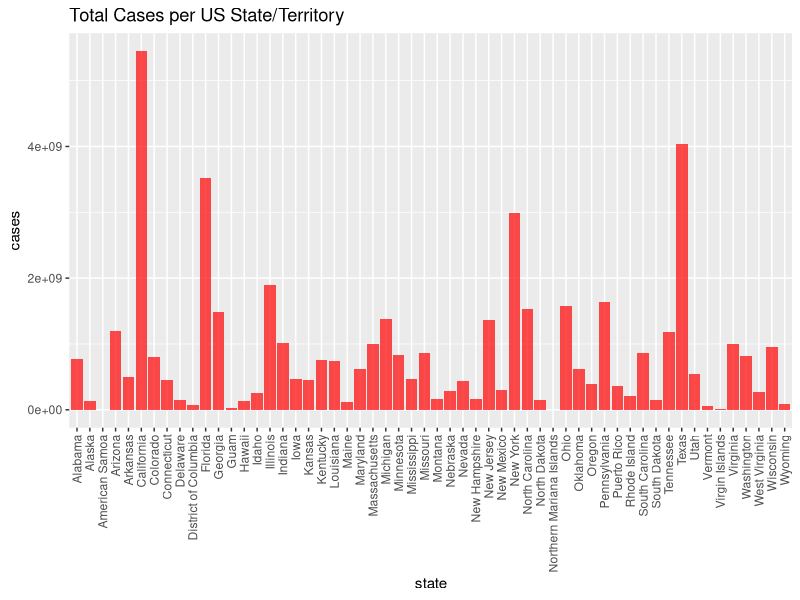
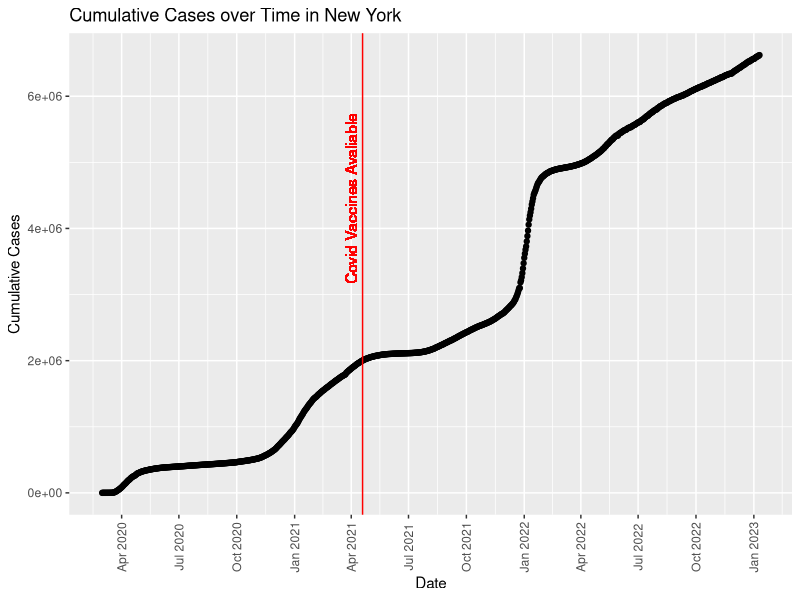

Write R code to recreate these figures, in order. (Note: this script raises an error after producing the figures.)
## ---- chunk 1
knitr::opts_chunk$set(echo = TRUE)
## ---- chunk 2
# import libraries 
library(ggplot2)
library(dplyr)

# read the first data
case_count <- read.csv('us-states.csv')
head(case_count)

## ---- chunk 3
case_count <- case_count %>% dplyr::mutate(date = as.Date(date) )

# filter dataset by state and case totals 
state_count <- do.call(data.frame, 
                       aggregate(cases ~ state, case_count, FUN = function(x) c(sum(x))))

head(state_count)

## ---- chunk 4

# Create a bar graph of total case count by each US state

#ggsave("plot.png", width = 5, height = 5) Saves last plot
#as 5’ x 5’ file named "plot.png" in working directory.
#Matches file type to file extension.


ggplot(state_count) +
    geom_bar( aes(x=state, y=cases), stat="identity", fill="red", alpha=0.7) + ggtitle('Total Cases per US State/Territory') + theme(axis.text.x = element_text(angle = 90, vjust = 0.5, hjust=1))

## ---- chunk 5
library(lubridate)


class(ymd("2021-04-19"))
  
## ---- chunk 6

state_case_totals <- function(region) {
  
    filtered_data <- dplyr::filter(case_count, state == region)
    filtered_data[,"cum_cases"] <- cumsum(filtered_data$cases)
  
    label <- paste('Cumulative Cases over Time in', region)
    
    ggplot(data = filtered_data, aes(x=date, y=cases)) + geom_point() + ggtitle(label) + xlab("Date") + ylab("Cumulative Cases") + scale_x_date(breaks = scales::pretty_breaks(n=20)) + theme(axis.text.x = element_text(angle = 90, vjust = 0.5)) + geom_text(aes(x=ymd("2021-04-1"), label="Covid Vaccines Avaliable", y=max(filtered_data$cases) - median(filtered_data$cases)), colour="red", angle=90) + geom_vline(xintercept= ymd("2021-04-19") ,lwd=0.5,colour="red",label_value("Covid Vaccines Avaliable"))
}



# Visualizations for each of the US States and territories 
state_case_totals("New York")
## ---- chunk 7
# read in vaccination data by vaccine type 
jansen_vaccines <- read.csv("COVID-19_Vaccine_Distribution_Allocations_by_Jurisdiction_-_Janssen.csv")
pfizer_vaccines <- read.csv("COVID-19_Vaccine_Distribution_Allocations_by_Jurisdiction_-_Pfizer.csv")
moderna_vaccines <- read.csv("COVID-19_Vaccine_Distribution_Allocations_by_Jurisdiction_-_Moderna.csv")

# for each vaccine dataset, rename the cols to specifiy the vaccine type
names(jansen_vaccines)[names(jansen_vaccines) == 'X1st.Dose.Allocations'] <- 'Jansen_1st_Dose_Counts'
names(pfizer_vaccines)[names(pfizer_vaccines) == 'X1st.Dose.Allocations'] <- 'Pfizer_1st_Dose_Counts'
names(pfizer_vaccines)[names(pfizer_vaccines) == 'X2nd.Dose.Allocations'] <- 'Pfizer_2nd_Dose_Counts'
names(moderna_vaccines)[names(moderna_vaccines) == 'X1st.Dose.Allocations'] <- 'Moderna_1st_Dose_Counts'
names(moderna_vaccines)[names(moderna_vaccines) == 'X2nd.Dose.Allocations'] <- 'Moderna_2nd_Dose_Counts'

## ---- chunk 8
# Visualization over time for total vaccine doses for each state

merged_state_df1 <- full_join(pfizer_vaccines, moderna_vaccines, by=c('Week.of.Allocations','Jurisdiction'))
merged_state_df1 <- merged_state_df1[-c(3,5)]
merged_state_df2 <- full_join(merged_state_df1, jansen_vaccines, by=c('Week.of.Allocations','Jurisdiction'))
# reverse the order of the data-frame to keep it in chronological order
merged_state_df2 <- apply(merged_state_df2, 2, rev)
merged_state_df2 <- as.data.frame(merged_state_df2)

# replace Null values with quantity 0
merged_state_df2[is.na(merged_state_df2)] = 0



vaccinations_by_state <- function(region) {
  
    df_filtered <- dplyr::filter(merged_state_df2, Jurisdiction == region)
    
    
    label <- paste('Vaccination Allocations over Time by Vaccine Type in', region)
    
    # get total of vaccines by summing over each type of vaccine type
    
    df_filtered %>%
    mutate(vaccine_sum = rowSums(across(c("Pfizer_2nd_Dose_Counts", "Moderna_2nd_Dose_Counts","Jansen_1st_Dose_Counts"))))
    View(df_filtered)
    
    ggplot(data = rev_data_frame, aes(x = Week.of.Allocations, y = Pfizer_2nd_Dose_Counts))  + geom_point() + geom_line(group = 1, color = 'red') + ggtitle(label) + xlab("Week of Allocations") + ylab("Number of Doses") + theme(axis.text.x = element_text(angle = 90, vjust = 0.5, hjust=1))

}

## ---- chunk 9
#vaccinations_by_state("California")
head(merged_state_df2)

## ---- chunk 10
class(merged_state_df2$Pfizer_2nd_Dose_Counts[1])

## ---- chunk 11
vaccinations_by_state("New York")

## ---- chunk 12

# Clean the data by combining all state data over time similar to what we did above with the covid cases data


## ---- chunk 13
# Generate the map data and visualize the maps



## ---- chunk 14
# Any additional visualizations we want to explore here:


